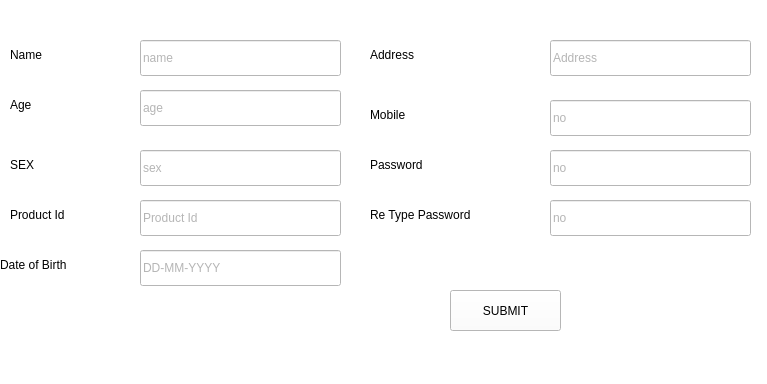
<?xml version="1.0" encoding="UTF-8"?>
<ui version="4.0">
 <class>MainWindow</class>
 <widget class="QMainWindow" name="MainWindow">
  <property name="geometry">
   <rect>
    <x>0</x>
    <y>0</y>
    <width>767</width>
    <height>384</height>
   </rect>
  </property>
  <property name="windowTitle">
   <string>CIDAS</string>
  </property>
  <property name="styleSheet">
   <string notr="true">background-color: rgb(255, 255, 255);</string>
  </property>
  <widget class="QWidget" name="centralwidget">
   <widget class="QLabel" name="label">
    <property name="geometry">
     <rect>
      <x>10</x>
      <y>40</y>
      <width>71</width>
      <height>30</height>
     </rect>
    </property>
    <property name="styleSheet">
     <string notr="true">font: 16pt &quot;Segoe UI Emoji&quot;;</string>
    </property>
    <property name="text">
     <string>Name </string>
    </property>
   </widget>
   <widget class="QLineEdit" name="lineEdit">
    <property name="geometry">
     <rect>
      <x>140</x>
      <y>40</y>
      <width>201</width>
      <height>36</height>
     </rect>
    </property>
    <property name="styleSheet">
     <string notr="true">font: 16pt &quot;Segoe UI Emoji&quot;;
color: rgb(181, 181, 181);</string>
    </property>
    <property name="text">
     <string>name</string>
    </property>
   </widget>
   <widget class="QLineEdit" name="lineEdit_2">
    <property name="geometry">
     <rect>
      <x>140</x>
      <y>90</y>
      <width>201</width>
      <height>36</height>
     </rect>
    </property>
    <property name="styleSheet">
     <string notr="true">font: 16pt &quot;Segoe UI Emoji&quot;;
color: rgb(181, 181, 181);</string>
    </property>
    <property name="text">
     <string>age</string>
    </property>
   </widget>
   <widget class="QLabel" name="label_2">
    <property name="geometry">
     <rect>
      <x>10</x>
      <y>90</y>
      <width>71</width>
      <height>30</height>
     </rect>
    </property>
    <property name="styleSheet">
     <string notr="true">font: 16pt &quot;Segoe UI Emoji&quot;;</string>
    </property>
    <property name="text">
     <string>Age</string>
    </property>
   </widget>
   <widget class="QLineEdit" name="lineEdit_3">
    <property name="geometry">
     <rect>
      <x>140</x>
      <y>150</y>
      <width>201</width>
      <height>36</height>
     </rect>
    </property>
    <property name="styleSheet">
     <string notr="true">font: 16pt &quot;Segoe UI Emoji&quot;;
color: rgb(181, 181, 181);</string>
    </property>
    <property name="text">
     <string>sex</string>
    </property>
   </widget>
   <widget class="QLabel" name="label_3">
    <property name="geometry">
     <rect>
      <x>10</x>
      <y>150</y>
      <width>71</width>
      <height>30</height>
     </rect>
    </property>
    <property name="styleSheet">
     <string notr="true">font: 16pt &quot;Segoe UI Emoji&quot;;</string>
    </property>
    <property name="text">
     <string>SEX</string>
    </property>
   </widget>
   <widget class="QLineEdit" name="lineEdit_4">
    <property name="geometry">
     <rect>
      <x>140</x>
      <y>200</y>
      <width>201</width>
      <height>36</height>
     </rect>
    </property>
    <property name="styleSheet">
     <string notr="true">font: 16pt &quot;Segoe UI Emoji&quot;;
color: rgb(181, 181, 181);</string>
    </property>
    <property name="text">
     <string>Product Id</string>
    </property>
   </widget>
   <widget class="QLabel" name="label_4">
    <property name="geometry">
     <rect>
      <x>10</x>
      <y>200</y>
      <width>111</width>
      <height>30</height>
     </rect>
    </property>
    <property name="styleSheet">
     <string notr="true">font: 16pt &quot;Segoe UI Emoji&quot;;</string>
    </property>
    <property name="text">
     <string>Product Id</string>
    </property>
   </widget>
   <widget class="QLineEdit" name="lineEdit_5">
    <property name="geometry">
     <rect>
      <x>550</x>
      <y>40</y>
      <width>201</width>
      <height>36</height>
     </rect>
    </property>
    <property name="styleSheet">
     <string notr="true">font: 16pt &quot;Segoe UI Emoji&quot;;
color: rgb(181, 181, 181);</string>
    </property>
    <property name="text">
     <string>Address </string>
    </property>
   </widget>
   <widget class="QLabel" name="label_5">
    <property name="geometry">
     <rect>
      <x>370</x>
      <y>40</y>
      <width>111</width>
      <height>30</height>
     </rect>
    </property>
    <property name="styleSheet">
     <string notr="true">font: 16pt &quot;Segoe UI Emoji&quot;;</string>
    </property>
    <property name="text">
     <string>Address</string>
    </property>
   </widget>
   <widget class="QLabel" name="label_6">
    <property name="geometry">
     <rect>
      <x>370</x>
      <y>100</y>
      <width>111</width>
      <height>30</height>
     </rect>
    </property>
    <property name="styleSheet">
     <string notr="true">font: 16pt &quot;Segoe UI Emoji&quot;;</string>
    </property>
    <property name="text">
     <string>Mobile</string>
    </property>
   </widget>
   <widget class="QLineEdit" name="lineEdit_6">
    <property name="geometry">
     <rect>
      <x>550</x>
      <y>100</y>
      <width>201</width>
      <height>36</height>
     </rect>
    </property>
    <property name="styleSheet">
     <string notr="true">font: 16pt &quot;Segoe UI Emoji&quot;;
color: rgb(181, 181, 181);</string>
    </property>
    <property name="text">
     <string>no</string>
    </property>
   </widget>
   <widget class="QLabel" name="label_7">
    <property name="geometry">
     <rect>
      <x>370</x>
      <y>150</y>
      <width>111</width>
      <height>30</height>
     </rect>
    </property>
    <property name="styleSheet">
     <string notr="true">font: 16pt &quot;Segoe UI Emoji&quot;;</string>
    </property>
    <property name="text">
     <string>Password</string>
    </property>
   </widget>
   <widget class="QLineEdit" name="lineEdit_7">
    <property name="geometry">
     <rect>
      <x>550</x>
      <y>150</y>
      <width>201</width>
      <height>36</height>
     </rect>
    </property>
    <property name="styleSheet">
     <string notr="true">font: 16pt &quot;Segoe UI Emoji&quot;;
color: rgb(181, 181, 181);</string>
    </property>
    <property name="text">
     <string>no</string>
    </property>
   </widget>
   <widget class="QLabel" name="label_8">
    <property name="geometry">
     <rect>
      <x>370</x>
      <y>200</y>
      <width>171</width>
      <height>30</height>
     </rect>
    </property>
    <property name="styleSheet">
     <string notr="true">font: 16pt &quot;Segoe UI Emoji&quot;;</string>
    </property>
    <property name="text">
     <string>Re Type Password</string>
    </property>
   </widget>
   <widget class="QLineEdit" name="lineEdit_8">
    <property name="geometry">
     <rect>
      <x>550</x>
      <y>200</y>
      <width>201</width>
      <height>36</height>
     </rect>
    </property>
    <property name="styleSheet">
     <string notr="true">font: 16pt &quot;Segoe UI Emoji&quot;;
color: rgb(181, 181, 181);</string>
    </property>
    <property name="text">
     <string>no</string>
    </property>
   </widget>
   <widget class="QPushButton" name="pushButton">
    <property name="geometry">
     <rect>
      <x>450</x>
      <y>290</y>
      <width>111</width>
      <height>41</height>
     </rect>
    </property>
    <property name="styleSheet">
     <string notr="true">font: 16pt &quot;Segoe UI Emoji&quot;;</string>
    </property>
    <property name="text">
     <string>SUBMIT</string>
    </property>
   </widget>
   <widget class="QLabel" name="label_9">
    <property name="geometry">
     <rect>
      <x>0</x>
      <y>250</y>
      <width>121</width>
      <height>30</height>
     </rect>
    </property>
    <property name="styleSheet">
     <string notr="true">font: 16pt &quot;Segoe UI Emoji&quot;;</string>
    </property>
    <property name="text">
     <string>Date of Birth</string>
    </property>
   </widget>
   <widget class="QLineEdit" name="lineEdit_9">
    <property name="geometry">
     <rect>
      <x>140</x>
      <y>250</y>
      <width>201</width>
      <height>36</height>
     </rect>
    </property>
    <property name="styleSheet">
     <string notr="true">font: 16pt &quot;Segoe UI Emoji&quot;;
color: rgb(181, 181, 181);</string>
    </property>
    <property name="text">
     <string>DD-MM-YYYY</string>
    </property>
   </widget>
   <widget class="QLabel" name="label_10">
    <property name="geometry">
     <rect>
      <x>360</x>
      <y>140</y>
      <width>421</width>
      <height>311</height>
     </rect>
    </property>
    <property name="styleSheet">
     <string notr="true">font: 16pt &quot;Segoe UI Emoji&quot;;</string>
    </property>
    <property name="text">
     <string/>
    </property>
    <property name="pixmap">
     <pixmap>images/images.png</pixmap>
    </property>
   </widget>
   <zorder>label_10</zorder>
   <zorder>label</zorder>
   <zorder>lineEdit</zorder>
   <zorder>lineEdit_2</zorder>
   <zorder>label_2</zorder>
   <zorder>lineEdit_3</zorder>
   <zorder>label_3</zorder>
   <zorder>lineEdit_4</zorder>
   <zorder>label_4</zorder>
   <zorder>lineEdit_5</zorder>
   <zorder>label_5</zorder>
   <zorder>label_6</zorder>
   <zorder>lineEdit_6</zorder>
   <zorder>label_7</zorder>
   <zorder>lineEdit_7</zorder>
   <zorder>label_8</zorder>
   <zorder>lineEdit_8</zorder>
   <zorder>pushButton</zorder>
   <zorder>label_9</zorder>
   <zorder>lineEdit_9</zorder>
  </widget>
  <widget class="QMenuBar" name="menubar">
   <property name="geometry">
    <rect>
     <x>0</x>
     <y>0</y>
     <width>767</width>
     <height>21</height>
    </rect>
   </property>
  </widget>
  <widget class="QStatusBar" name="statusbar"/>
 </widget>
 <resources/>
 <connections/>
</ui>
